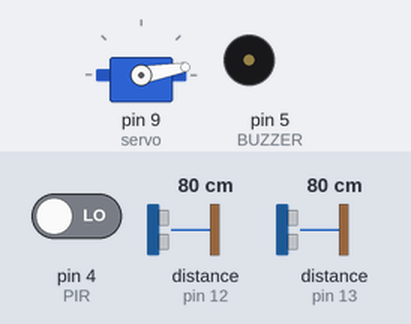
Simulated run of this sketch. Board: Arduino Uno, built with avr-gcc and run on an emulated ATmega328P. Shown: servo, buzzer (waves = sounding). Inputs (shaded band) come from the test bench; at power-on: distance to the obstacle (sensors on pin 12, pin 13) 80 cm, pin 4 (PIR) LOW. The echo pulse lasts 58.3 µs per cm; what the sketch prints to the serial monitor is not drawn.

Above: at 0.9 s.
1.0 s: distance to the obstacle (sensor on pin 12) set to 2 cm
At 3.9 s:
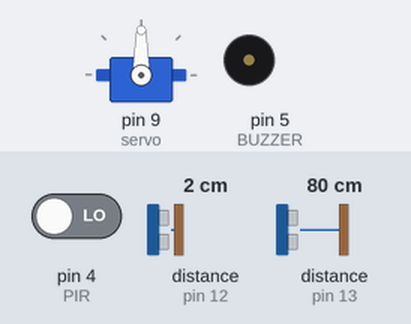
4.0 s: distance to the obstacle (sensor on pin 12) set to 35 cm
At 4.8 s:
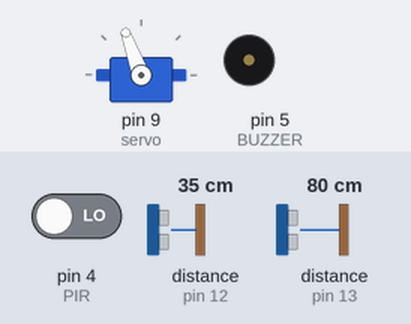
7.0 s: distance to the obstacle (sensor on pin 12) set to 4 cm
At 12.5 s:
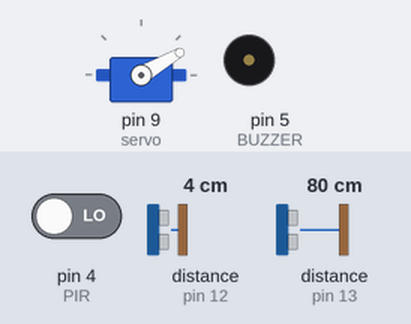
Timing chart, 0 to 26.0 s (numbered marks = the images above; inputs shaded):
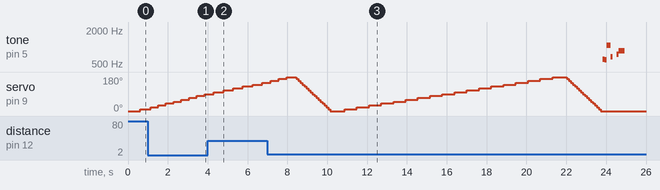

The sketch:

proper-testing.ino
```cpp
#include <HCSR04.h>
#include <Servo.h>

// function prototypes
void mapping(UltraSonicDistanceSensor sensor, double mapp[]);
double readDist(UltraSonicDistanceSensor sensor);
bool check(UltraSonicDistanceSensor sensor, double Map []);
void playtune();

// device pins
UltraSonicDistanceSensor leftSensor(10,12); // (trigger, echo)
UltraSonicDistanceSensor rightSensor(11,13);
int BUZZER = 5;
int PIR = 4;

// left and right maps
double mapLeft[19];
double mapRight[19];

// global variables
boolean right = false;
boolean left = false;

int pos = 0; // stores current servo heading
int interval = 1; // angle servo increases (*10)
int moveDelay = 100;
int lastdirect = 1;
int maxAng = 18;
int minAng = 0;

Servo servo;

void setup() {
  // put your setup code here, to run once:
  Serial.begin(9600);
  servo.attach(9);
  pinMode(PIR, INPUT);
  mapping(leftSensor, mapLeft);
  mapping(rightSensor, mapRight);
  playtune();
}

void loop() {


    double reading = readDist(rightSensor);
    Serial.print(mapRight[pos]);
    Serial.print(" ");
    Serial.println(reading);

      // while PIR dosesnt detect anyone
      if(digitalRead(PIR) == LOW){
          // Serial.println("No one here");
           //Serial.println(digitalRead(PIR));
        }
      else{

    //   Serial.println("Intruder here");
      // Serial.println(digitalRead(PIR));

      // pings both ultrasonic senosrs and checks differnce in enviroment
      boolean right = check(rightSensor, mapRight);
      boolean left = check(leftSensor, mapLeft);

      // if both detect differnce dont change posistion
      if( right == true  && left == true ){
            tone(BUZZER,1000, 100);
            interval = 0;
         }

      // if right sensor detects go right
      if (right == true && left == false){
            interval = -1;
        }

      // if left sensor detects go left
      if (left == true && right == false){
            interval = 1;
        }

      // if no difference continue last heading before a stop
      if( left == false && right == false){
           interval = lastdirect;
         }

       //up dates position
        pos = pos + interval;


       // makes sure the new position is within angle bounds
        if(pos <= minAng) {
         interval = 1;
         pos = minAng + 2;
         }

         if(maxAng <= pos) {
         interval =  -1;
         pos = maxAng -2;
         }


         if(interval != 0){
            lastdirect = interval;
          }

         // move to angle pos
          servo.write(pos*10);

      }


      delay(moveDelay);
  }


void playtune() {

tone(BUZZER,613, 100);
  delay(100);

tone(BUZZER,590, 100);
  delay(100);

tone(BUZZER,1080, 300);
  delay(200);

tone(BUZZER,670, 100);
  delay(300);

tone(BUZZER,743, 200);
  delay(100);

tone(BUZZER,850, 300);
  delay(100);

}

// compares current positions map reading with current readings
// true == difference between mapped and reading
// false == diference between mapped and reading
bool check(UltraSonicDistanceSensor sensor, double Map []){
     int count = 0;

     // checks ultrasonic 5 times to elimated noisey results
     for(int i =0; i<5; i++){

     double dist = readDist(sensor);

     // if scan result is different from mapped distance
     if(!(dist > (Map[pos]-10) && dist < (Map[pos] + 10))){
        count++;
     }
     }

     // if all readings is not simular as mapped return true
     if(count == 5){
      return true;
      }

     return false;
}

// limits ultrasonic range and eliminates strange results eg negative and way too large numbers
double readDist(UltraSonicDistanceSensor sensor) {
  double dist = sensor.measureDistanceCm();
  if (dist < 0 || dist > 200)
    dist = 0;

  return dist;

}

// takes a sensor and maps its readings between 0 and 180 degrees
void mapping(UltraSonicDistanceSensor sensor, double mapp []) {
  for (pos = 0; pos <= 18; pos += 1) { // goes from 0 degrees to 180 degrees
    // in steps of 1 degree

    servo.write(pos*10);
    delay(100);

    double data = 0;
    for(int i = 0; i < 50; i++){
          data = data + readDist(sensor);
          delay(5);
      }

    // averge over 50 readings
    mapp[pos] = data/50;
  }


  // back to reset position;
  for (pos = 18; pos >= 0; pos -= 1) {
    servo.write(pos*10);
    delay(moveDelay);
  }
}
```

Measured:
- by itself, tone on pin 5 (BUZZER): plays 613 Hz for 0.10 s, 590 Hz for 0.10 s, 1080 Hz for 0.20 s, 670 Hz for 0.10 s, 743 Hz for 0.10 s, 850 Hz for 0.30 s
